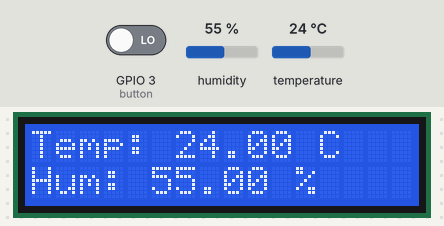
The sketch below on a simulated ESP8266 (NodeMCU). Shown: 16×2 character LCD. The inputs (shaded band) are chosen by the test bench; at power-on: humidity 55 %, temperature 24 °C, GPIO 3 (button) LOW. WiFi joins after 1.5 s; servers stay silent unless stated; the local clock reads 2024-03-15 10:24:30 at power-on unless the sketch sets it; no MQTT or app messages arrive unless stated; what the sketch prints to the serial monitor is not drawn.

Above: at 2.7 s.
2.8 s: humidity set to 22 %
At 4.9 s:
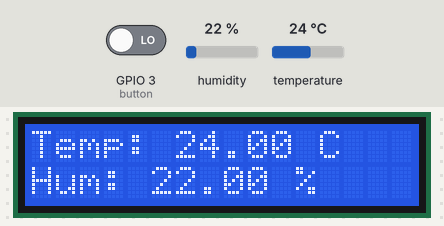
5.5 s: temperature set to 12 °C
At 7.0 s:
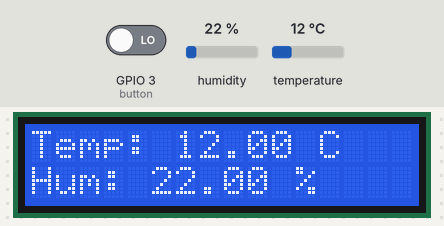
8.2 s: humidity set to 40 %
At 11.0 s:
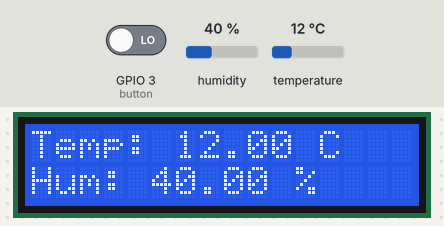
11.3 s: temperature set to 19 °C
At 12.3 s:
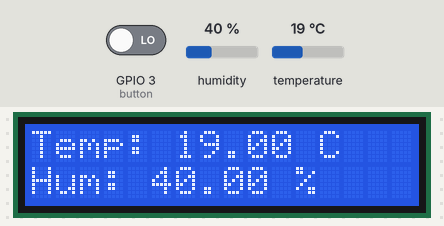
Timing chart, 0 to 14.3 s (numbered marks = the images above; inputs shaded):
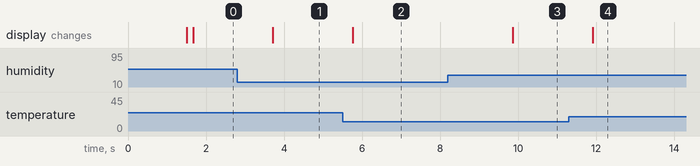

Measured:
- after the input at 2.8 s, the display: changes after 0.92 s (image 1)
- after the input at 5.5 s, the display: changes after 0.27 s (image 2)
- after the input at 8.2 s, the display: changes after 1.7 s (image 3)
- after the input at 11.3 s, the display: changes after 0.61 s (image 4)

The sketch:

gym_equipment.ino
```cpp
#include <ESP8266WiFi.h>
#include <DHT.h>
#include <RTClib.h>
#include <Wire.h>
#include <LiquidCrystal_I2C.h>
#include <SoftwareSerial.h>
#include <PubSubClient.h>

// Pin and sensor type definitions
#define DHTPIN 2        // DHT11 sensor data pin connected to digital pin 2.
#define DHTTYPE DHT11   // Using the DHT11 sensor.

// Object instantiations
DHT dht(DHTPIN, DHTTYPE);                  // DHT sensor instance.
RTC_DS3231 rtc;                            // RTC module instance.
LiquidCrystal_I2C lcd(0x27, 16, 2);        // LCD instance (I2C address: 0x27, 16 columns, 2 rows).
SoftwareSerial bluetooth(10, 11);          // Bluetooth instance (RX: pin 10, TX: pin 11).

// Wi-Fi credentials
const char* ssid = "your_SSID";            // Replace with your Wi-Fi SSID.
const char* password = "your_PASSWORD";    // Replace with your Wi-Fi password.

// MQTT server details
const char* mqtt_server = "your_mqtt_broker_ip";  // Replace with your MQTT broker IP.

WiFiClient espClient;                      // Wi-Fi client for MQTT connection.
PubSubClient client(espClient);            // MQTT client.

void reconnect() {
    // Keep attempting to reconnect until successful
    while (!client.connected()) {
        Serial.print("Attempting MQTT connection...");
        // Attempt to connect to MQTT broker
        if (client.connect("ArduinoClient")) {
            Serial.println("connected");
            // Publish a connection announcement
            client.publish("gym/connection", "Arduino connected");
        } else {
            Serial.print("failed, rc=");
            Serial.print(client.state());
            Serial.println(" try again in 5 seconds");
            delay(5000);  // Wait 5 seconds before retrying
        }
    }
}

void setup() {
    Serial.begin(115200);             // Initialize serial communication for debugging.
    bluetooth.begin(9600);            // Initialize Bluetooth communication.
    WiFi.begin(ssid, password);       // Start connecting to the Wi-Fi network.
    client.setServer(mqtt_server, 1883);  // Set MQTT server and port.

    // Wait for Wi-Fi connection
    while (WiFi.status() != WL_CONNECTED) {
        delay(500);
        Serial.print(".");            // Print dots while attempting to connect.
    }
    Serial.println("Connected to Wi-Fi");

    dht.begin();                      // Initialize the DHT sensor.
    if (!rtc.begin()) {               // Initialize the RTC module.
        Serial.println("Couldn't find RTC");
        while (1);                    // Halt if the RTC module is not found.
    }
    if (rtc.lostPower()) {            // Check if RTC module lost power.
        Serial.println("RTC lost power, setting the time!");
        rtc.adjust(DateTime(F(__DATE__), F(__TIME__)));  // Set RTC to the current compile time.
    }
    lcd.begin();                      // Initialize the LCD display.
    lcd.backlight();                  // Turn on the LCD backlight.
}

void loop() {
    // Reconnect to MQTT broker if the connection is lost
    if (!client.connected()) {
        reconnect();
    }
    client.loop();  // Maintain MQTT connection

    float h = dht.readHumidity();     // Read humidity from DHT sensor.
    float t = dht.readTemperature();  // Read temperature from DHT sensor.
    bool buttonPressed = digitalRead(3); // Read button state from digital pin 3.

    // Check for sensor read errors
    if (isnan(h) || isnan(t)) {
        Serial.println("Failed to read from DHT sensor!");
        return;
    }

    DateTime now = rtc.now();         // Get current time from RTC module.

    // Display temperature on the LCD.
    lcd.setCursor(0, 0);
    lcd.print("Temp: ");
    lcd.print(t);
    lcd.print(" C");

    // Display humidity on the LCD.
    lcd.setCursor(0, 1);
    lcd.print("Hum: ");
    lcd.print(h);
    lcd.print(" %");

    // Construct payload string with sensor data and button state.
    String payload = "Temp: " + String(t) + " C, Hum: " + String(h) + " %, Button: " + String(buttonPressed);
    client.publish("gym/sensors", payload.c_str());  // Publish data to MQTT topic.

    // Print data to Serial Monitor for debugging.
    Serial.print("Humidity: ");
    Serial.print(h);
    Serial.print(" %\t");
    Serial.print("Temperature: ");
    Serial.print(t);
    Serial.print(" *C ");
    Serial.print("Button: ");
    Serial.println(buttonPressed);

    delay(2000);  // Wait for 2 seconds before repeating the loop.
}
```
